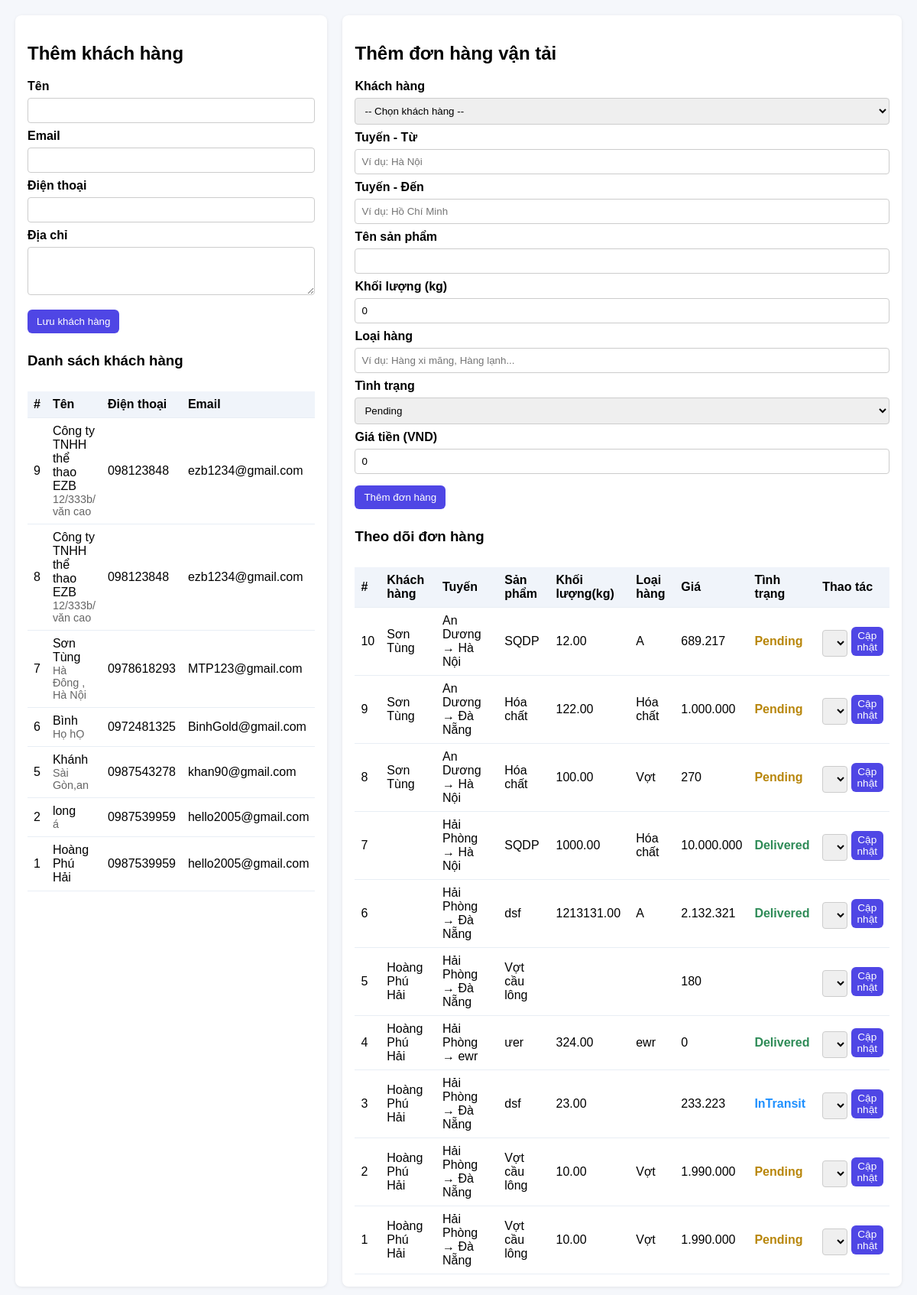
The app's page /QLyInforKH_va_DonHang.php with its own data.
### tables this page shows
CREATE TABLE `customers` (
    `id` int(11) NOT NULL,
    `name` varchar(200) NOT NULL,
    `email` varchar(200) DEFAULT NULL,
    `phone` varchar(50) DEFAULT NULL,
    `address` text DEFAULT NULL,
    `created_at` timestamp NOT NULL DEFAULT current_timestamp()
);

CREATE TABLE `orders` (
    `id` int(11) NOT NULL,
    `customer_id` int(11) NOT NULL,
    `route_from` varchar(200) NOT NULL,
    `route_to` varchar(200) NOT NULL,
    `product_name` varchar(255) NOT NULL,
    `weight` decimal(10, 2) DEFAULT 0.00,
    `cargo_type` varchar(100) DEFAULT NULL,
    `status` varchar(50) DEFAULT 'Pending',
    `price` decimal(12, 2) DEFAULT 0.00,
    `created_at` timestamp NOT NULL DEFAULT current_timestamp()
);

### qlyKH-db.php (called while the page is built, shortened)
<?php
global $conn_kh;
function connect_db_kh(){
    global $conn_kh, $host_kh, $username_kh, $password_kh, $dbname_kh, $port_kh;
    if($conn_kh === null){
        $conn_kh = mysqli_init();
        mysqli_set_charset($conn_kh, 'utf8mb4');
    }
    return $conn_kh;
}
if (!function_exists('e')) {
    function e($s){
        return htmlspecialchars($s ?? '', ENT_QUOTES, 'UTF-8');
    }
}
function get_status_class($status) {
    switch ($status) {
        case 'Pending': return 'status-Pending';
        case 'InTransit': return 'status-InTransit';
        case 'Delivered': return 'status-Delivered';
        default: return 'status-default';
    }
}
function get_all_customers() {
    $conn = connect_db_kh();
    $customers = [];
    $res = mysqli_query($conn, "SELECT * FROM customers ORDER BY created_at DESC");
    if ($res) {
        while ($r = mysqli_fetch_assoc($res)) {
            $customers[] = $r;
        }
    }
    return $customers;
}
function get_orders_with_customer_name() {
    $conn = connect_db_kh();
    $orders = [];
    $sql = "SELECT o.*, c.name AS customer_name FROM orders o LEFT JOIN customers c ON o.customer_id = c.id ORDER BY o.created_at DESC";
    $res = mysqli_query($conn, $sql);
    if ($res) {
        while ($r = mysqli_fetch_assoc($res)) {
            $orders[] = $r;
        }
    }
    return $orders;
}
?>

### QLyInforKH_va_DonHang.php (the view, shortened to what this page needs)
<?php
require_once 'qlyKH-db.php';
$customers = get_all_customers();
$orders = get_orders_with_customer_name();
?>
<!doctype html>
<html lang="vi">
<head>
</head>
<body>
    <div class="container">
        <div class="card">
            <h2>Thêm khách hàng</h2>
            <form method="post" action="">
                <label>Tên</label>
                <input type="text" name="name" required>
                <label>Email</label>
                <input type="email" name="email">
                <label>Điện thoại</label>
                <input type="text" name="phone">
                <label>Địa chỉ</label>
                <textarea name="address" rows="3"></textarea>
                <div style="margin-top:15px">
                    <button class="btn" type="submit">Lưu khách hàng</button>
                </div>
            </form>
            <h3 style="margin-top:25px">Danh sách khách hàng</h3>
            <div class="table-scroll">
                <table>
                    <thead>
                        <tr>
                            <th>#</th>
                            <th>Tên</th>
                            <th>Điện thoại</th>
                            <th>Email</th>
                        </tr>
                    </thead>
                    <tbody>
                        <?php foreach ($customers as $c): ?>
                        <tr>
                            <td><?php echo e($c['id']); ?></td>
                            <td><?php echo e($c['name']); ?><div class="small"><?php echo e($c['address']); ?></div>
                            </td>
                            <td><?php echo e($c['phone']); ?></td>
                            <td><?php echo e($c['email']); ?></td>
                        </tr>
                        <?php endforeach; ?>
                    </tbody>
                </table>
            </div>
        </div>
        <div class="card">
            <h2>Thêm đơn hàng vận tải</h2>
            <form method="post" action="">
                <label>Khách hàng</label>
                <select name="customer_id" required>
                    <option value="">-- Chọn khách hàng --</option>
                </select>
                <label>Tuyến - Từ</label>
                <input type="text" name="route_from" required placeholder="Ví dụ: Hà Nội">
                <label>Tuyến - Đến</label>
                <input type="text" name="route_to" required placeholder="Ví dụ: Hồ Chí Minh">
                <label>Tên sản phẩm</label>
                <input type="text" name="product_name" required>
                <label>Khối lượng (kg)</label>
                <input type="number" step="0.01" name="weight" value="0">
                <label>Loại hàng</label>
                <input type="text" name="cargo_type" placeholder="Ví dụ: Hàng xi măng, Hàng lạnh...">
                <label>Tình trạng</label>
                <select name="status">
                    <option value="Pending">Pending</option>
                </select>
                <label>Giá tiền (VND)</label>
                <input type="number" step="0.01" name="price" value="0">
                <div style="margin-top:15px"><button class="btn" type="submit">Thêm đơn hàng</button></div>
            </form>
            <h3 style="margin-top:25px">Theo dõi đơn hàng</h3>
            <div class="table-scroll">
                <table>
                    <thead>
                        <tr>
                            <th>#</th>
                            <th>Khách hàng</th>
                            <th>Tuyến</th>
                            <th>Sản phẩm</th>
                            <th>Khối lượng(kg)</th>
                            <th>Loại hàng</th>
                            <th>Giá</th>
                            <th>Tình trạng</th>
                            <th>Thao tác</th>
                        </tr>
                    </thead>
                    <tbody>
                        <?php foreach ($orders as $o): ?>
                        <tr>
                            <td><?php echo e($o['id']); ?></td>
                            <td><?php echo e($o['customer_name']); ?></td>
                            <td><?php echo e($o['route_from']); ?> → <?php echo e($o['route_to']); ?></td>
                            <td><?php echo e($o['product_name']); ?></td>
                            <td><?php echo e($o['weight']); ?></td>
                            <td><?php echo e($o['cargo_type']); ?></td>
                            <td><?php echo e(number_format($o['price'], 0, ',', '.')); ?></td>
                            <td class="<?php echo get_status_class($o['status']); ?>">
                                <?php echo e($o['status']); ?></td>
                            <td>
                                <form method="post" style="display:flex; align-items:center; gap:5px;">
                                    <select name="new_status">
                                        <?php
                                            $statuses = ['Pending', 'InTransit', 'Delivered', 'Cancelled'];
                                            foreach($statuses as $s) {
                                                $selected = ($s === $o['status']) ? 'selected' : '';
                                                echo "<option value='".e($s)."' $selected>".e($s)."</option>";
                                            }
                                        ?>
                                    </select>
                                    <button class="btn" type="submit" style="padding: 4px 8px; font-size: 0.85em;">Cập
                                        nhật</button>
                                </form>
                            </td>
                        </tr>
                        <?php endforeach; ?>
                    </tbody>
                </table>
            </div>
        </div>
    </div>
</body>
</html>

### QLyInforKH_va_DonHang.php (style rules this page uses)
body { font-family: Arial, Helvetica, sans-serif; margin: 20px; background: #f5f7fb }
.container { display: grid; grid-template-columns: 1fr 2fr; gap: 20px }
.card { background: white; padding: 16px; border-radius: 8px; box-shadow: 0 1px 4px rgba(0, 0, 0, 0.08) }
label { display: block; margin-top: 8px; font-weight: 600 }
input[type=text], input[type=email], input[type=number], input[type=date], select, textarea { width: 100%; padding: 8px; margin-top: 6px; box-sizing: border-box; border: 1px solid #ccc; border-radius: 4px; }
table { width: 100%; border-collapse: collapse; margin-top: 10px }
th, td { padding: 8px; border-bottom: 1px solid #e8eef5; text-align: left }
.table-scroll { overflow-x: auto; }
th { background: #f0f4fa; position: sticky; top: 0; }
.small { font-size: 0.9em; color: #666 }
.status-Pending { color: #b8860b; font-weight: bold; }
.status-InTransit { color: #1e90ff; font-weight: bold; }
.status-Delivered { color: #2e8b57; font-weight: bold; }
.btn { padding: 8px 12px; border-radius: 6px; background: #4f46e5; color: white; text-decoration: none; border: none; cursor: pointer; transition: background 0.2s; }

### records on screen
customers: id "9", name "Công ty TNHH thể thao EZB", address "12/333b/ văn cao", phone "098123848", email "ezb1234@gmail.com"
customers: id "8", name "Công ty TNHH thể thao EZB", address "12/333b/ văn cao", phone "098123848", email "ezb1234@gmail.com"
customers: id "7", name "Sơn Tùng", address "Hà Đông , Hà Nội", phone "0978618293", email "MTP123@gmail.com"
customers: id "6", name "Bình", address "Họ hỌ", phone "0972481325", email "BinhGold@gmail.com"
customers: id "5", name "Khánh", address "Sài Gòn,an", phone "0987543278", email "khan90@gmail.com"
customers: id "2", name "long", address "á", phone "0987539959", email "hello2005@gmail.com"
customers: id "1", name "Hoàng Phú Hải", phone "0987539959", email "hello2005@gmail.com"
orders: id "10", customer.name "Sơn Tùng", route_from "An Dương", route_to "Hà Nội", product_name "SQDP", weight "12.00", cargo_type "A", price "689.217", status "Pending", new_status "Pending"
orders: id "9", customer.name "Sơn Tùng", route_from "An Dương", route_to "Đà Nẵng", product_name "Hóa chất", weight "122.00", cargo_type "Hóa chất", price "1.000.000", status "Pending", new_status "Pending"
orders: id "8", customer.name "Sơn Tùng", route_from "An Dương", route_to "Hà Nội", product_name "Hóa chất", weight "100.00", cargo_type "Vợt", price "270", status "Pending", new_status "Pending"
orders: id "7", route_from "Hải Phòng", route_to "Hà Nội", product_name "SQDP", weight "1000.00", cargo_type "Hóa chất", price "10.000.000", status "Delivered", new_status "Delivered"
orders: id "6", route_from "Hải Phòng", route_to "Đà Nẵng", product_name "dsf", weight "1213131.00", cargo_type "A", price "2.132.321", status "Delivered", new_status "Delivered"
orders: id "5", customer.name "Hoàng Phú Hải", route_from "Hải Phòng", route_to "Đà Nẵng", product_name "Vợt cầu lông", price "180"
orders: id "4", customer.name "Hoàng Phú Hải", route_from "Hải Phòng", route_to "ewr", product_name "ưer", weight "324.00", cargo_type "ewr", price "0", status "Delivered", new_status "Delivered"
orders: id "3", customer.name "Hoàng Phú Hải", route_from "Hải Phòng", route_to "Đà Nẵng", product_name "dsf", weight "23.00", price "233.223", status "InTransit", new_status "InTransit"
orders: id "2", customer.name "Hoàng Phú Hải", route_from "Hải Phòng", route_to "Đà Nẵng", product_name "Vợt cầu lông", weight "10.00", cargo_type "Vợt", price "1.990.000", status "Pending", new_status "Pending"
orders: id "1", customer.name "Hoàng Phú Hải", route_from "Hải Phòng", route_to "Đà Nẵng", product_name "Vợt cầu lông", weight "10.00", cargo_type "Vợt", price "1.990.000", status "Pending", new_status "Pending"

### other values on screen
form field new_status "Pending"
